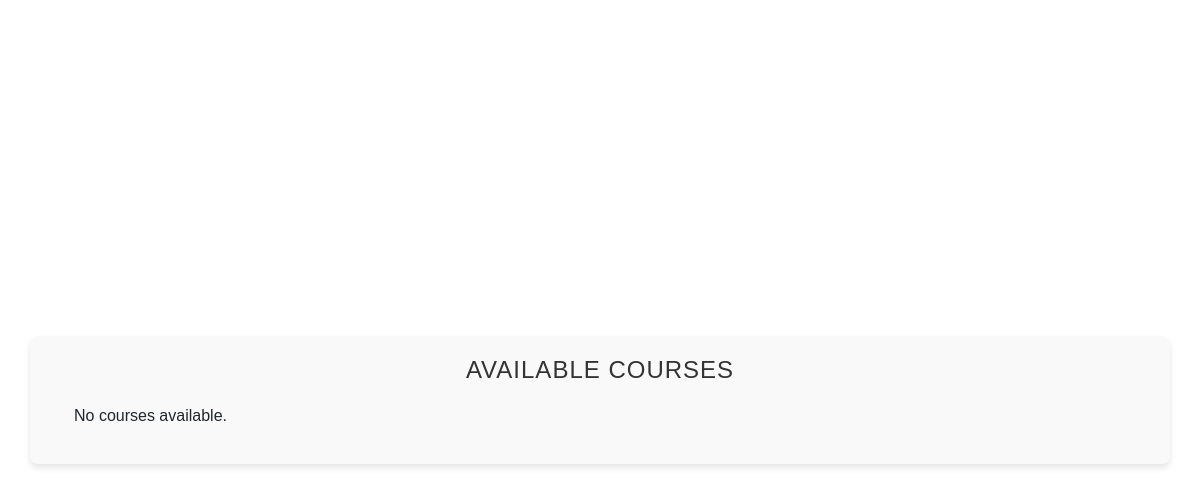
The page /course/course-list/ (signed in) on the database as committed earlier.
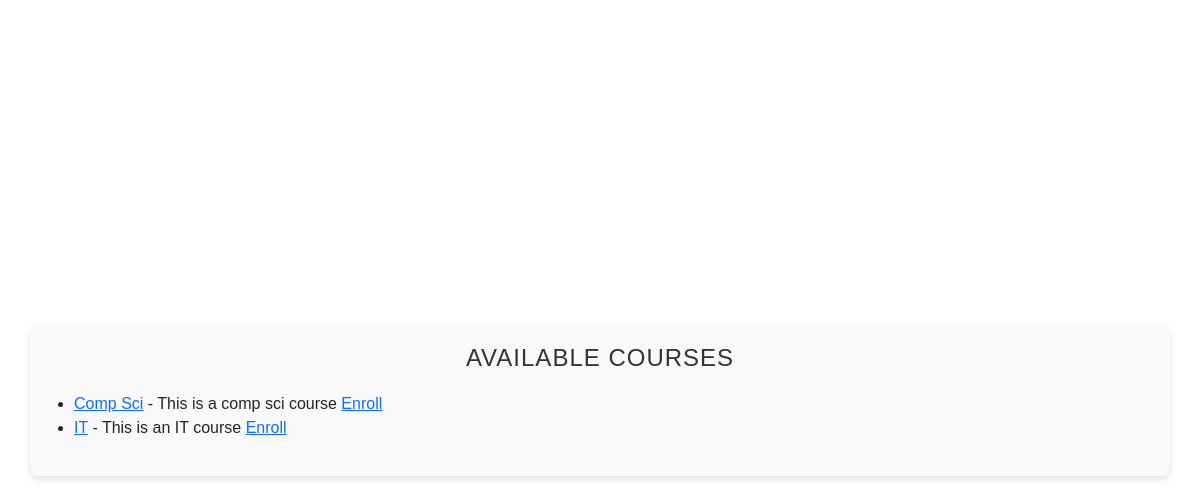
The same page on the database as committed later.
### courses/models.py (models this page shows, shortened)
class Course(models.Model):
    STATUS_CHOICES = (
        ('Pending', 'Pending'),
        ('Approved', 'Approved'),
    )
    instructor = models.ForeignKey(get_user_model(), on_delete=models.CASCADE, limit_choices_to={'role': 'instructor'})
    title = models.CharField(max_length=255)
    description = models.TextField()
    status = models.CharField(max_length=10, choices=STATUS_CHOICES, default='Pending')
    created_at = models.DateTimeField(auto_now_add=True)
    updated_at = models.DateTimeField(auto_now=True)

### courses/views.py (the view)
# urls.py: path('course-list/', views.course_list, name='course_list'),  # Display all available courses
def course_list(request):
    courses = Course.objects.filter(status='Approved')
    return render(request, 'course_list.html', {'courses': courses})

### templates/course_list.html
{% extends "base.html" %}
{% load static %}
{% block content %}
<div class="container">
    <h2>Available Courses</h2>
    <ul>
        {% for course in courses %}
            <li>
                <a href="{% url 'course_detail' course.id %}">{{ course.title }}</a>
                - {{ course.description }}
                {% if user.role == 'student' %}
                    <a href="{% url 'enroll_in_course' course.id %}">Enroll</a>
                {% endif %}
            </li>
        {% empty %}
            <p>No courses available.</p>
        {% endfor %}
    </ul>
</div>
{% endblock %}

### templates/base.html (shortened to what this page needs)
<!DOCTYPE html>
<html lang="en">
<head>
    {% load static %}
    <link rel="stylesheet" href = "{% static "styles.css" %}">
    <link rel="stylesheet" href = "{% static "courses.css" %}">
    <link href="https://cdn.rawgit.com/michalsnik/aos/2.1.1/dist/aos.css" rel="stylesheet">
    <link rel="stylesheet" href="https://unpkg.com/swiper/swiper-bundle.min.css" />
    <link href="https://stackpath.bootstrapcdn.com/bootstrap/4.5.2/css/bootstrap.min.css" rel="stylesheet">
    <link href="https://cdn.jsdelivr.net/npm/bootstrap@5.3.3/dist/css/bootstrap.min.css" rel="stylesheet">
</head>
<body>
    {% block content %}{% endblock %}
</body>
</html>

### static/styles.css (style rules this page uses)
body { font-family: Arial, sans-serif; margin: 0; padding: 0; display: flex; align-items: center; justify-content: center; min-height: 100vh; color: #fff; }

### static/courses.css (style rules this page uses)
.container { max-width: 800px; margin: 0 auto; padding: 20px; background-color: #f9f9f9; border-radius: 8px; box-shadow: 0 4px 6px rgba(0, 0, 0, 0.1); font-family: 'Arial', sans-serif; }
.container h2 { text-align: center; color: #333; margin-bottom: 20px; font-size: 24px; text-transform: uppercase; letter-spacing: 1px; }

Rows that differ between the two databases and show on the page:
added Course: title "Comp Sci", description "This is a comp sci course"
added Course: title "IT", description "This is an IT course"
Other text that changed with them:
text no longer shown: "No courses available."
